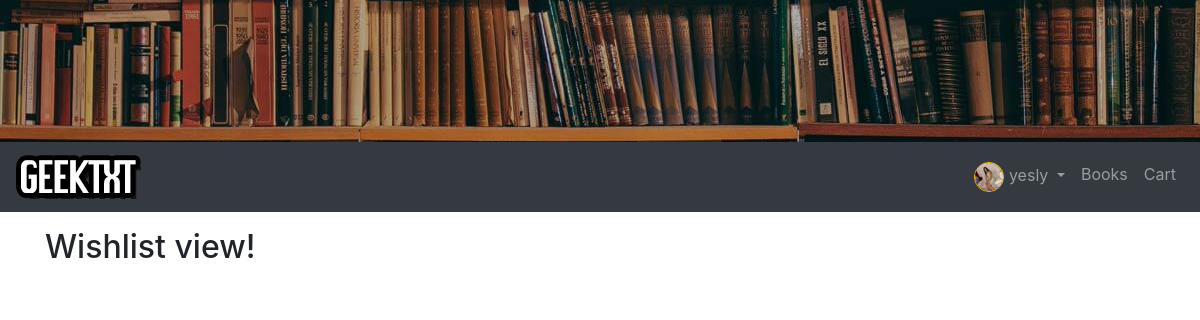
The page /wishlists/ (signed in) on the database as committed earlier.
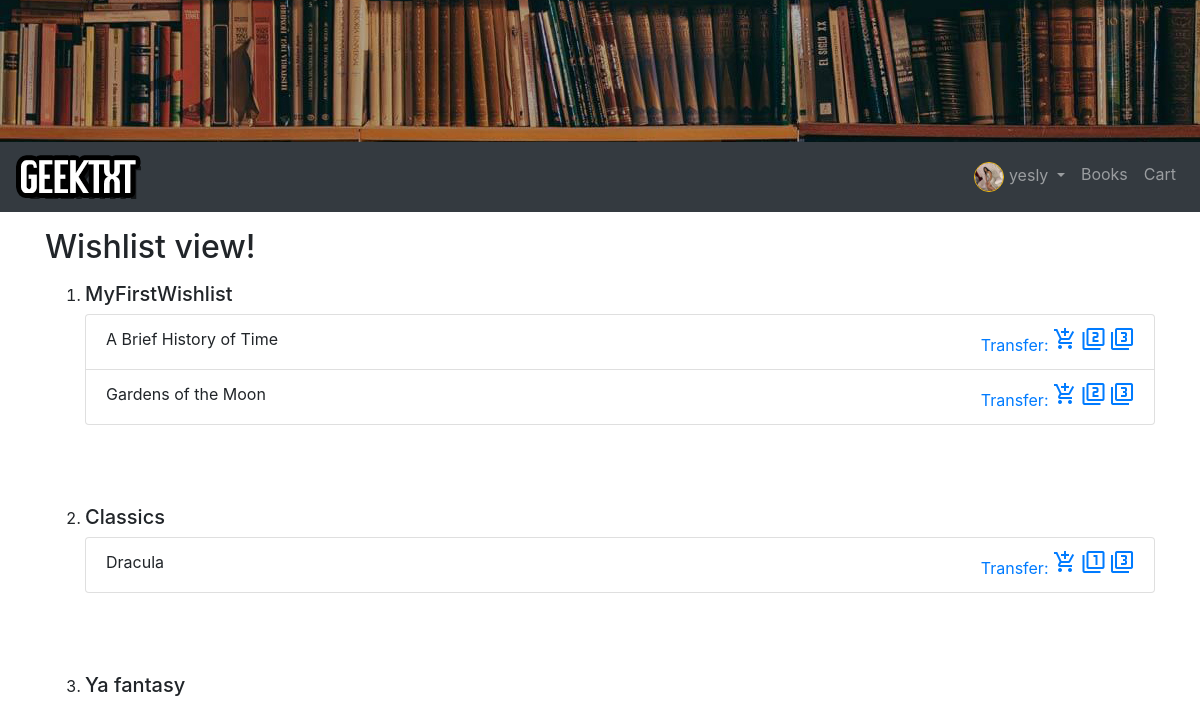
The same page on the database as committed later.
### wishlist/models.py (models this page shows, shortened)
class WishlistName(models.Model):
    username = models.CharField(max_length=150, help_text='Username here',  primary_key=True)
    wish_list_name_0 = models.CharField(max_length=20, help_text='Enter name for wishlist', default='Wishlist')
    wish_list_name_1 = models.CharField(max_length=20, help_text='Enter name for wishlist', null=True, blank=True)
    wish_list_name_2 = models.CharField(max_length=20, help_text='Enter name for wishlist', null=True, blank=True)

class WishlistEntrie(models.Model):
    username = models.CharField(max_length=150, help_text='Username here')
    book = models.ForeignKey('bookstore.Book', on_delete=models.SET_NULL, null=True)
    WISHLIST_HOME = (('0', 'Wishlist 0'), ('1', 'Wishlist 1'), ('2', 'Wishlist 2'))
    home = models.CharField(max_length=1, choices=WISHLIST_HOME, help_text='Select a list to move book to new list')

### bookstore/models.py (models this page shows)
class Book(models.Model):
	title = models.CharField(max_length=100)
	author = models.ForeignKey(Author, on_delete=models.CASCADE)
	datePublished = models.DateField()
	bookDescription = models.TextField(null=True)
	genre = models.ForeignKey(Genre, on_delete=models.SET('Default'))
	publisher = models.ForeignKey(Publisher, on_delete=models.SET('Default'))
	price = models.DecimalField(max_digits=5, decimal_places=2)
	photo = models.ImageField(upload_to="gallery")
	class Meta:
		ordering = ['title']
	def __str__(self):
		return self.title

### wishlist/views.py (the view)
# urls.py: path('wishlists/', WishlistNameList.as_view(), name= 'wishlists'),
class WishlistNameList(ListView):
    model = WishlistName
    def entries(self):
        return WishlistEntrie.objects.all()

### wishlist/templates/wishlist/wishlistname_list.html (shortened to what this page needs)
{% extends 'base.html' %}
{% block content %}
{% if user.is_authenticated %}
  <h2>Wishlist view!</h2>
    <ol>
        {% for wishlistname in object_list %}
	{% if wishlistname.username == user.username %}<p>
            <li><h5>{{ wishlistname.wish_list_name_0 }}</h5><ul class="list-group">
                {% for wishlistentrie in view.entries %}
                    {% if wishlistentrie.home == '0' and user.username == wishlistentrie.username %}
                        <li style="float:left;" class="list-group-item">{{ wishlistentrie.book }} <font style="float:right;" color="#007BFF">Transfer:
			<a href="{% url 'addtocart' wishlistentrie.book.id %}?from={{request.path|urlencode}}"><i class="material-icons">add_shopping_cart</i></a>
			<a href="{% url 'transwish' wishlistentrie.id 1 %}?from={{request.path|urlencode}}"><i class="material-icons">filter_2</i></a>
			<a href="{% url 'transwish' wishlistentrie.id 2 %}?from={{request.path|urlencode}}"><i class="material-icons">filter_3</i></a>
			</font></li>
                    {% endif %}
                {% endfor %}</ul></li></p><br><br>
            {% if wishlistname.wish_list_name_1 != null %}<p>
                <li><h5>{{ wishlistname.wish_list_name_1 }}</h5><ul class="list-group">
                {% for wishlistentrie in view.entries %}
                    {% if wishlistentrie.home == '1' and user.username == wishlistentrie.username %}
                        <li style="float:left;" class="list-group-item">{{ wishlistentrie.book }} <font style="float:right;" color="#007BFF">Transfer:
			<a href="{% url 'addtocart' wishlistentrie.book.id %}?from={{request.path|urlencode}}"><i class="material-icons">add_shopping_cart</i></a>
			<a href="{% url 'transwish' wishlistentrie.id 0 %}?from={{request.path|urlencode}}"><i class="material-icons">filter_1</i></a>
			<a href="{% url 'transwish' wishlistentrie.id 2 %}?from={{request.path|urlencode}}"><i class="material-icons">filter_3</i></a>
			</font></li>
                    {% endif %}
                {% endfor %}</ul></li></p><br><br>
            {% endif %}
            {% if wishlistname.wish_list_name_2 != null %}<p>
                <li><h5>{{ wishlistname.wish_list_name_2 }}</h5></li></p>
            {% endif %}
	{% endif %}
        {% endfor %}
    </ol>
{% else %}
	<h2>Sign in to make Wishlists!</h2>
{% endif %}
{% endblock content %}

Rows that differ between the two databases and show on the page:
added WishlistName: wish_list_name_0 "MyFirstWishlist", wish_list_name_1 "Classics", wish_list_name_2 "Ya fantasy"
added WishlistEntrie: book "A Brief History of Time", shown under "MyFirstWishlist"
added WishlistEntrie: book "Gardens of the Moon", shown under "MyFirstWishlist"
added WishlistEntrie: book "Dracula", shown under "MyFirstWishlist"
